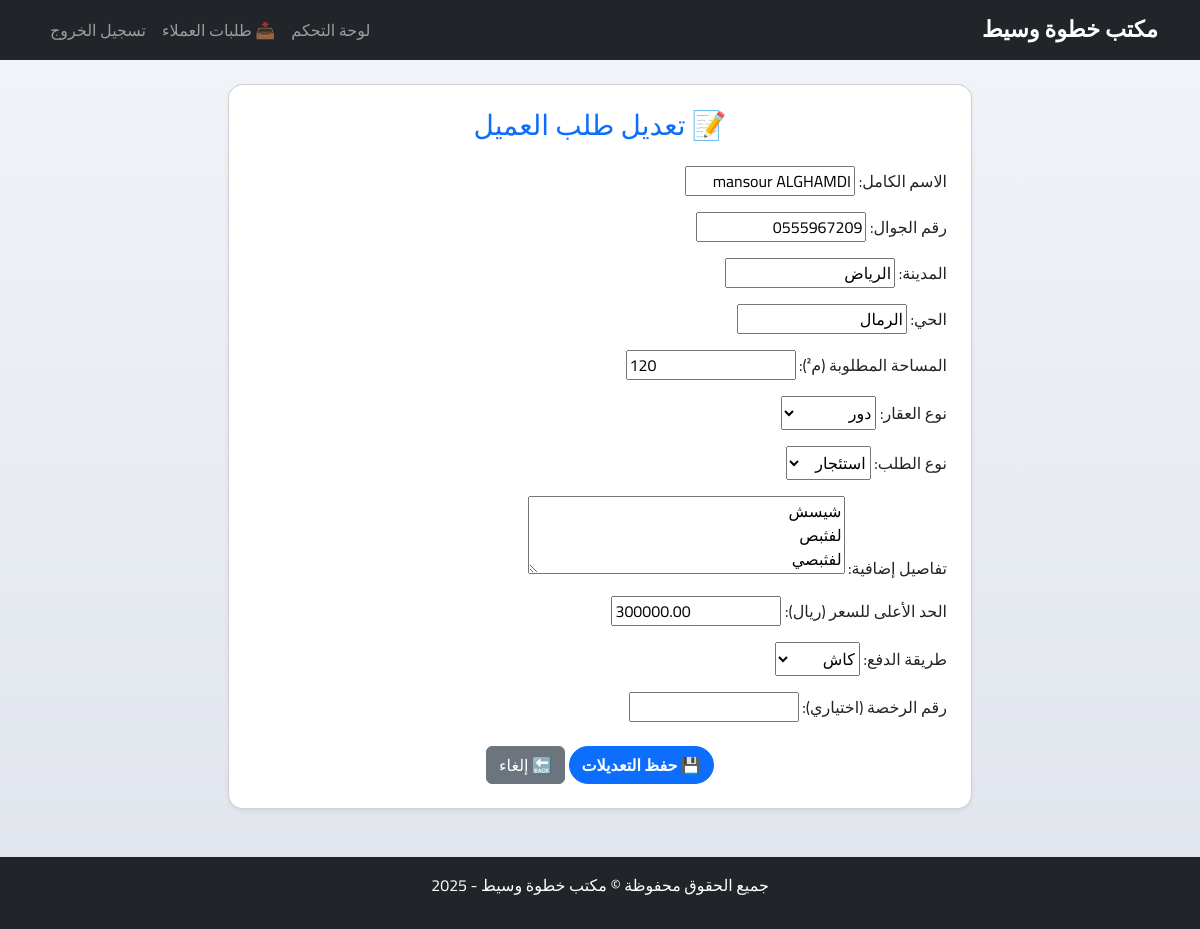
/admin-panel/requests/4/edit/ (signed in), run on an earlier commit of the app's database.
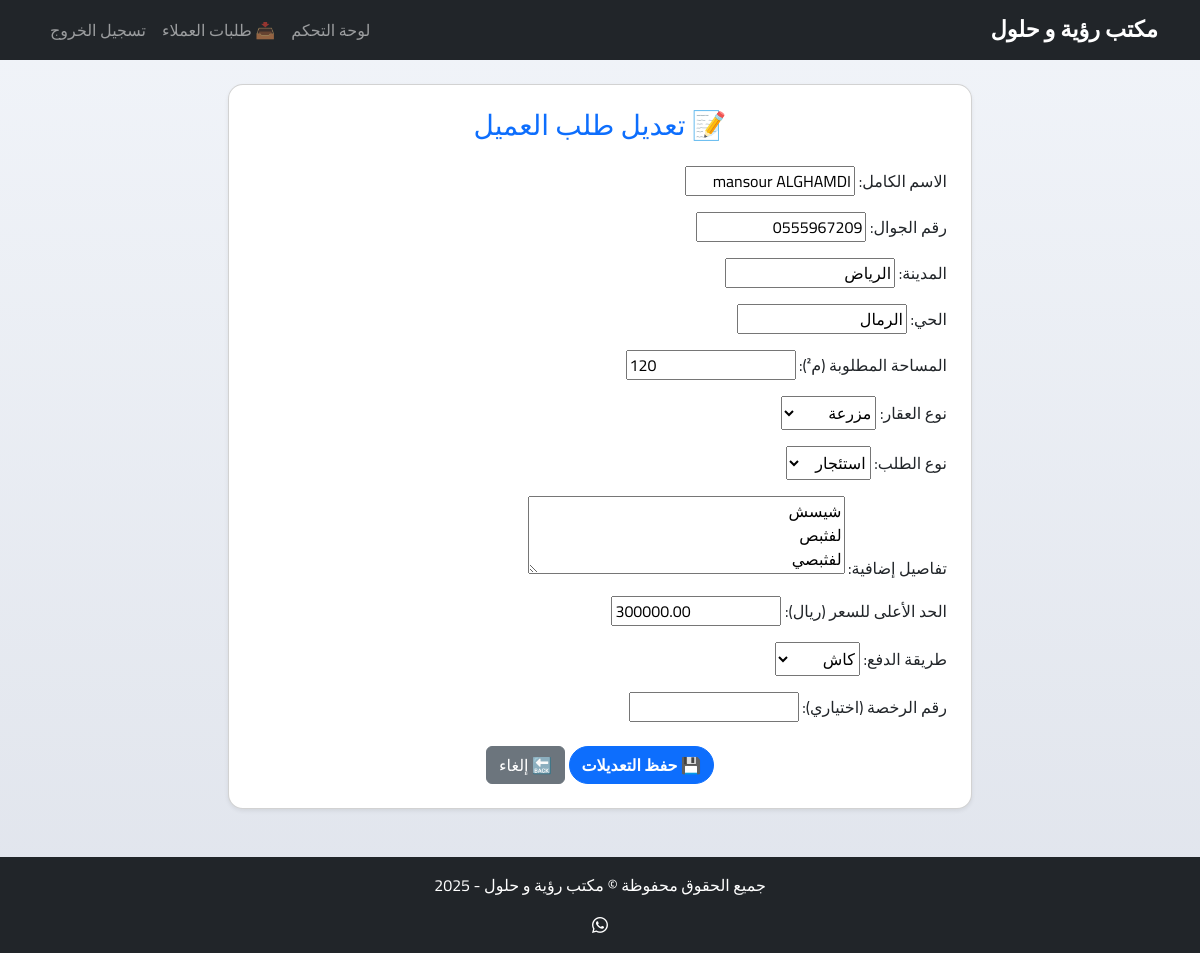
And on a later commit of the database.
### core/models.py (models this page shows, shortened)
class CustomerRequest(models.Model):
    REQUEST_TYPE_CHOICES = [
        ('buy', 'شراء'),
        ('sell', 'بيع'),
        ('rent_out', 'تأجير'),
        ('rent', 'استئجار'),
    ]
    PROPERTY_TYPE_CHOICES = Property.PROPERTY_TYPE_CHOICES
    PAYMENT_METHOD_CHOICES = [
        ('cash', 'كاش'),
        ('finance', 'تمويل'),
    ]
    STATUS_CHOICES = [
        ('open', 'مفتوح'),
        ('reserved', 'محجوز'),
        ('executed', 'تم التنفيذ'),
    ]
    full_name = models.CharField(max_length=100)
    phone = models.CharField(max_length=20)
    city = models.CharField(max_length=100)
    district = models.CharField(max_length=100)
    area_required = models.CharField(max_length=50)
    property_type = models.CharField(max_length=20, choices=PROPERTY_TYPE_CHOICES)
    request_type = models.CharField(max_length=20, choices=REQUEST_TYPE_CHOICES)
    details = models.TextField()
    max_price = models.DecimalField(max_digits=12, decimal_places=2)
    payment_method = models.CharField(max_length=10, choices=PAYMENT_METHOD_CHOICES)
    license_number = models.CharField(max_length=50, blank=True, null=True)
    status = models.CharField(max_length=10, choices=STATUS_CHOICES, default='open')
    reserved_by = models.ForeignKey(
        CustomUser,
        null=True,
        blank=True,
        on_delete=models.SET_NULL,
        related_name='reserved_requests'
    )
    created_at = models.DateTimeField(auto_now_add=True)
    area = models.CharField(max_length=100, blank=True, null=True)

class SiteSettings(models.Model):
    site_name = models.CharField(max_length=100, default='مكتب خطوة وسيط')
    twitter_url = models.URLField(blank=True, null=True)
    snapchat_url = models.URLField(blank=True, null=True)
    whatsapp_number = models.CharField(max_length=20, blank=True, null=True)
    class Meta:
        verbose_name = "إعدادات الموقع"
        verbose_name_plural = "إعدادات الموقع"

### core/views.py (the view)
# urls.py: path('admin-panel/requests/<int:request_id>/edit/', views.admin_edit_request_view, name='admin_edit_request'),
@login_required
@user_passes_test(lambda u: u.user_type == 'admin')
def admin_edit_request_view(request, request_id):
    customer_request = get_object_or_404(CustomerRequest, id=request_id)
    if request.method == 'POST':
        form = CustomerRequestForm(request.POST, request.FILES, instance=customer_request)
        if form.is_valid():
            form.save()
            messages.success(request, '✅ تم تعديل الطلب بنجاح.')
            return redirect('admin_all_requests')
    else:
        form = CustomerRequestForm(instance=customer_request)
    return render(request, 'core/admin_edit_request.html', {
        'form': form,
        'request_obj': customer_request
    })

### core/context_processors.py (called while the page is built)
def site_settings(request):
    try:
        return {'site_settings': SiteSettings.objects.first()}
    except:
        return {'site_settings': None}

### core/templates/core/admin_edit_request.html (shortened to what this page needs)
{% extends 'core/base.html' %}
{% block content %}
<div class="col-md-8 offset-md-2">
    <div class="card shadow-sm p-4">
        <h3 class="text-center mb-4 text-primary">📝 تعديل طلب العميل</h3>
        <form method="POST" enctype="multipart/form-data">
            {{ form.as_p }}
            <div class="text-center mt-4">
                <button type="submit" class="btn btn-primary">💾 حفظ التعديلات</button>
                <a href="{% url 'admin_all_requests' %}" class="btn btn-secondary">🔙 إلغاء</a>
            </div>
        </form>
    </div>
</div>
{% endblock %}

### core/templates/core/base.html (shortened to what this page needs)
{% load static %}
<!DOCTYPE html>
<html lang="ar" dir="rtl">
<head>
    <link href="https://cdn.jsdelivr.net/npm/bootstrap@5.3.3/dist/css/bootstrap.rtl.min.css" rel="stylesheet">
    <link href="https://cdn.jsdelivr.net/npm/bootstrap-icons@1.10.5/font/bootstrap-icons.css" rel="stylesheet">
    <link rel="stylesheet" href="{% static 'css/dashboard.css' %}">
</head>
<body class="{% block body_class %}{% endblock %}">
<nav class="navbar navbar-expand-lg navbar-dark bg-dark mb-4">
    <div class="container">
        <a class="navbar-brand" href="/">{{ site_settings.site_name|default:"مكتب خطوة وسيط" }}</a>
        <div class="collapse navbar-collapse justify-content-end" id="navbarNav">
            <ul class="navbar-nav">
                {% if user.is_authenticated %}
                    <li class="nav-item">
                        <a class="nav-link" href="{% url 'dashboard' %}">لوحة التحكم</a>
                    </li>
                    <li class="nav-item">
                        <a class="nav-link" href="{% url 'customer_requests' %}">📥 طلبات العملاء</a>
                    </li>
                    <li class="nav-item">
                        <a class="nav-link" href="{% url 'logout' %}">تسجيل الخروج</a>
                    </li>
                {% else %}
                    <li class="nav-item">
                        <a class="nav-link" href="{% url 'login' %}">تسجيل الدخول</a>
                    </li>
                {% endif %}
            </ul>
        </div>
    </div>
</nav>
<div class="container mb-5">
    {% block content %}{% endblock %}
</div>
<footer class="bg-dark text-white text-center py-3 mt-auto">
    <div class="container">
        <p>جميع الحقوق محفوظة &copy; {{ site_settings.site_name|default:"مكتب خطوة وسيط" }} - 2025</p>
        <div>
            {% if site_settings.whatsapp_number %}
                <a href="https://wa.me/{{ site_settings.whatsapp_number }}" class="text-white"><i class="bi bi-whatsapp"></i></a>
            {% endif %}
        </div>
    </div>
</footer>
</body>
</html>

What changed in the data, as far as the page shows it:
added SiteSettings: site_name "مكتب رؤية و حلول"
changed CustomerRequest "mansour ALGHAMDI": property_type "دور" → "مزرعة"
Also different on the page:
{{ site_settings.site_name|default:"مكتب خطوة وسيط" }}: "مكتب خطوة وسيط" → (not shown)
